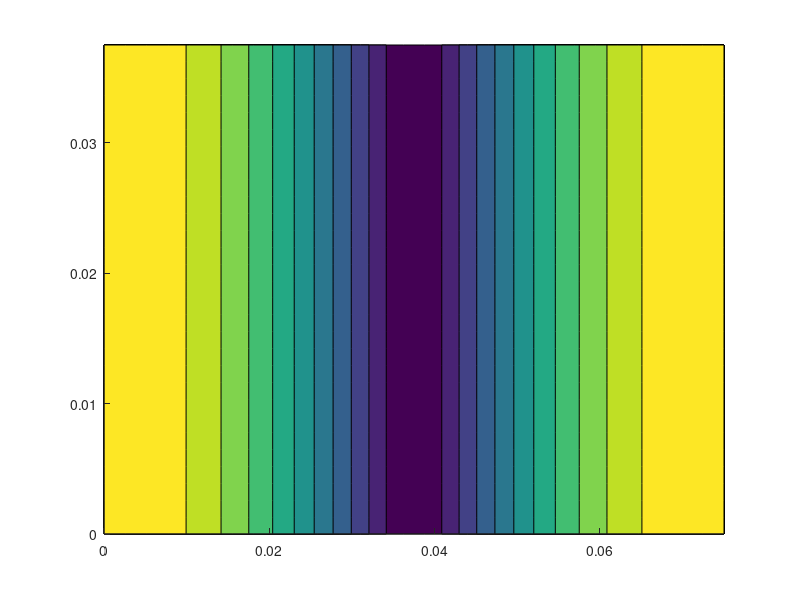

This chart was generated by the following MATLAB code: (Note: this script raises an error after producing the figure.)
clc
clear
close all

% 2.4 GHz Resonator Cavity

% Width
a = 0.075;

% Height
b = 0.0375;

% Depth
c = 0.113067;

% permittivity
e0 = 8.854e-12;

% permeability
mu0 = (4*pi)*(10^(-7));

% frequency
f = 5.7e9;

% convert frequency to omega
omega_f = 2.*pi.*f;

% beta
beta = omega_f.*sqrt(mu0.*e0);

% Transverse Electric TE

for m = 1:1:5
for n = 1:1:5
for p = 1:1:5
    frTE(m,n,p) = ((3e8)/(2*pi)).*sqrt((((m-1).*pi)./a).^2 + (((n-1).*pi)./b).^2 + ((p.*pi)./c).^2);
end
end
end

% Transverse Magnetic TM

for m = 1:1:5
for n = 1:1:5
for p = 1:1:5
    frTM(m,n,p) = ((3e8)/(2*pi)).*sqrt((((m).*pi)./a).^2 + (((n).*pi)./b).^2 + (((p-1).*pi)./c).^2);
end
end
end

for m = 1:1:5
    beta_x(m) = ((m-1).*pi)./a;
end

for n = 1:1:5
    beta_y(n) = ((n-1).*pi)./b;
end

for p = 1:1:5
    beta_z(p) = (p.*pi)./c;
end

% XY Plane

x = linspace(0, 0.075, 30);
y = linspace(0, 0.0375, 30);
y = y';
z = 0.113067/2;

[X,Y] = meshgrid(x,y);

% Vectors
H_x101 = 1j.*sin(beta_x(2).*X).*cos(beta_y(1).*Y).*cos(beta_z(1).*z);
H_y101 = 1j.*cos(beta_x(2).*X).*sin(beta_y(1).*Y).*cos(beta_z(1).*z);

% Magnitude
H_x101m = 1j.*((beta_x(2).*beta_z(1))./(omega_f.*mu0.*e0)).*sin(beta_x(2).*X).*cos(beta_y(1).*Y).*cos(beta_z(1).*z);
H_z101 = -1j.*((-beta_z(1).^2 + beta.^2)./(omega_f.*mu0.*e0)).*cos(beta_x(2).*X).*cos(beta_y(1).*Y).*sin(beta_z(1).*z);

H_z101 = sqrt((H_x101m.^2)+(H_z101.^2));

figure(1)
contourf(X,Y,abs(H_z101),'edgecolor','none')
colorbar 
colormap jet
xlim([0, 0.075])
ylim([0, 0.0375])
title('Resonant Cavity TE_{101} H_{Mag} Field at the XZ Plane', 'FontSize', 20)
xlabel('x length, m', 'FontSize', 16)
ylabel('z length, m', 'FontSize', 16)
% figure(2)
% quiverC2Dm(X,Y,abs(H_x101),abs(H_y101))
% xlim([0, 0.075])
% ylim([0, 0.0375])
% title('Resonant Cavity TE_{101} H_{Vector} Field at the XZ Plane', 'FontSize', 20)
% xlabel('x length, m', 'FontSize', 16)
% ylabel('z length, m', 'FontSize', 16)

% XZ Plane

x = linspace(0, 0.075, 30);
z = linspace(0, 0.113067, 30);
z = z';
y = 0.0375/2;

[X,Z] = meshgrid(x,z);

% Vectors
H_x101 = 1j.*sin(beta_x(2).*X).*cos(beta_y(1).*y).*cos(beta_z(1).*Z);
H_z101v = -1j.*cos(beta_x(2).*X).*cos(beta_y(1).*y).*sin(beta_z(1).*Z);

% Magnitude
H_x101m = 1j.*((beta_x(2).*beta_z(1))./(omega_f.*mu0.*e0)).*sin(beta_x(2).*X).*cos(beta_y(1).*y).*cos(beta_z(1).*Z);
H_z101 = -1j.*((-beta_z(1).^2 + beta.^2)./(omega_f.*mu0.*e0)).*cos(beta_x(2).*X).*cos(beta_y(1).*y).*sin(beta_z(1).*Z);

H_z101 = sqrt((H_x101m.^2)+(H_z101.^2));

figure(3)
contourf(X,Z,abs(H_z101),'edgecolor','none')
colorbar 
colormap jet
xlim([0, 0.075])
ylim([0, 0.113067])
title('Resonant Cavity TE_{101} H_{Mag} Field at the XY Plane', 'FontSize', 20)
xlabel('x length, m', 'FontSize', 16)
ylabel('y length, m', 'FontSize', 16)
figure(4)
quiverC2Dm(X,Z,imag(H_x101),imag(H_z101v))
xlim([0, 0.075])
ylim([0, 0.113067])
title('Resonant Cavity TE_{101} H_{Vector} Field at the XY Plane', 'FontSize', 20)
xlabel('x length, m', 'FontSize', 16)
ylabel('y length, m', 'FontSize', 16)

% YZ Plane

x = 0.075/2;
z = linspace(0, 0.113067, 30);
y = linspace(0, 0.0375, 30);
y = y';

[Z,Y] = meshgrid(z,y);

% Vectors
H_z101v = -1j.*cos(beta_x(2).*x).*cos(beta_y(1).*Y).*sin(beta_z(1).*Z);
H_y101 = 1j.*cos(beta_x(2).*x).*sin(beta_y(1).*Y).*cos(beta_z(1).*Z);

% Magnitude
H_x101m = 1j.*((beta_x(2).*beta_z(1))./(omega_f.*mu0.*e0)).*sin(beta_x(2).*x).*cos(beta_y(1).*Y).*cos(beta_z(1).*Z);
H_z101 = -1j.*((-beta_z(1).^2 + beta.^2)./(omega_f.*mu0.*e0)).*cos(beta_x(2).*x).*cos(beta_y(1).*Y).*sin(beta_z(1).*Z);

H_z101 = sqrt((H_x101m.^2)+(H_z101.^2));

figure(5)
contourf(Z,Y,imag(H_z101),'edgecolor','none')
colorbar 
colormap jet
xlim([0, 0.113067])
ylim([0, 0.0375])
title('Resonant Cavity TE_{101} H_{Mag} Field at the YZ Plane', 'FontSize', 20)
xlabel('y length, m', 'FontSize', 16)
ylabel('z length, m', 'FontSize', 16)
% figure(6)
% quiverC2Dm(Z,Y,imag(H_z101v),(H_y101))
% xlim([0, 0.113067])
% ylim([0, 0.0375])
% title('Resonant Cavity TE_{101} H_{Vector} Field at the YZ Plane', 'FontSize', 20)
% xlabel('x length in m', 'FontSize', 16)
% ylabel('z length in m', 'FontSize', 16)
